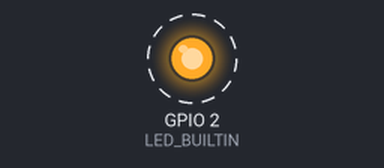
The sketch below on a simulated ESP32. Shown: output pins drawn as LEDs (lit = HIGH). Dashed ring = blinking.

Above: at 0.2 s.
Timing chart, 0 to 3.0 s (numbered marks = the images above):
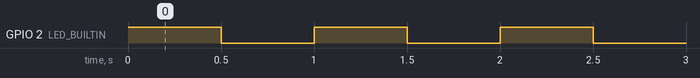

Measured:
- by itself, GPIO 2 (LED_BUILTIN): alternates HIGH for 0.50 s and LOW for 0.50 s

The sketch:

blink.ino
```cpp
void setup() {
  // initialize digital pin LED_BUILTIN as an output.
  #include <stdio.h>
  #include "freertos/FreeRTOS.h"
  #include "freertos/task.h"
  #include "driver/gpio.h"
  #include "sdkconfig.h"
  pinMode(2, OUTPUT);
}

// the loop function runs over and over again forever
void loop() {
  digitalWrite(LED_BUILTIN, HIGH);   // turn the LED on (HIGH is the voltage level)
  vTaskDelay(500);                       // wait for a second
  digitalWrite(LED_BUILTIN, LOW);    // turn the LED off by making the voltage LOW
  vTaskDelay(500);                       // wait for a second
}
```
